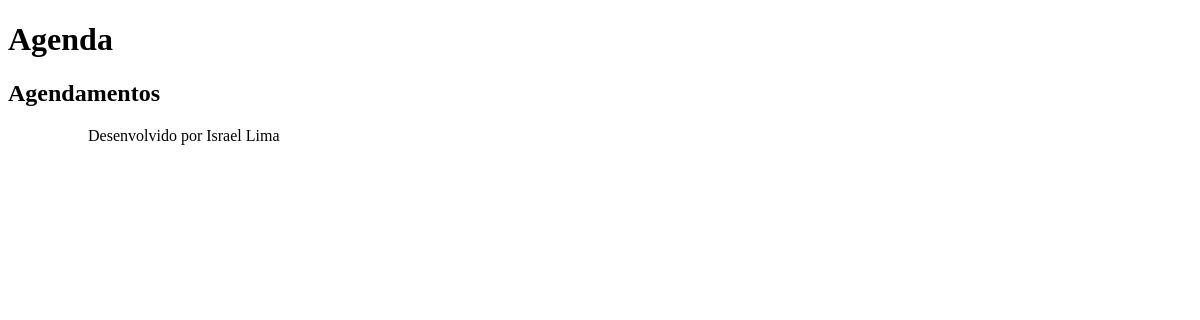
/agenda/, run on an earlier commit of the app's database.
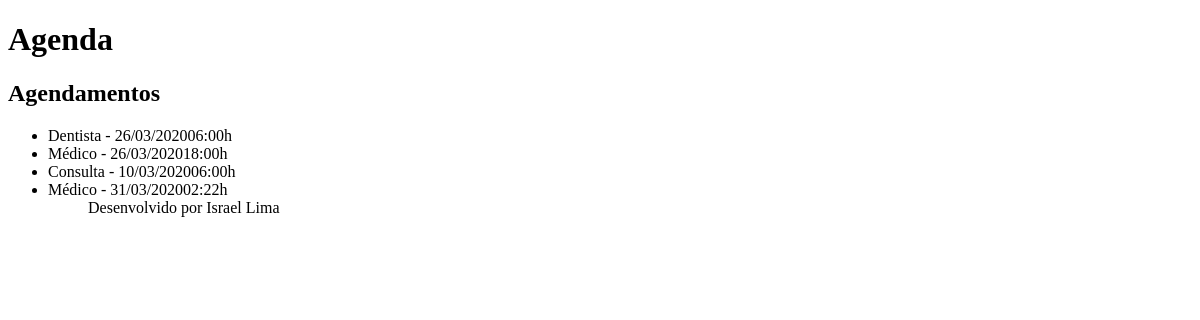
And on a later commit of the database.
### core/models.py (models this page shows, shortened)
class Evento(models.Model):
    titulo = models.CharField(max_length=100)
    descricao = models.TextField(blank=True, null=True)
    data_evento = models.DateTimeField(verbose_name='Data do Evento')
    data_criacao = models.DateTimeField(auto_now=True, verbose_name='Data de Criação')
    usuario = models.ForeignKey(User, on_delete=models.CASCADE)
    class Meta:
        db_table = 'evento'
    def get_data_evento(self):
        return self.data_evento.strftime('%d/%m/%Y'  '%H:%Mh')

### core/views.py (the view)
# urls.py: path('agenda/', views.lista_eventos),
def lista_eventos(request):
    evento = Evento.objects.all()
    dados = {'eventos': evento}
    return render(request, 'agenda.html', dados)

### templates/agenda.html
{% extends "model-page.html" %}
{% block content %}
 <h2>Agendamentos</h2>
    <ul>
        {% for evento in eventos %}
            <li>{{ evento.titulo }} - {{ evento.get_data_evento }}</li>
        {% endfor %}
    <ul/>
{% endblock %}

### templates/model-page.html
<!DOCTYPE html>
<html lang="en">
<head>
    {% include "model-header.html" %}
</head>
<body>
    {% block content %} {% endblock %}
    {% include "model-footer.html" %}
</body>
</html>

### templates/model-header.html (shortened to what this page needs)
    <h1>Agenda</h1>

### templates/model-footer.html
<span>Desenvolvido por Israel Lima</span>

What changed in the data, as far as the page shows it:
added Evento: titulo "Dentista", get_data_evento "26/03/202006:00h"
added Evento: titulo "Médico", get_data_evento "26/03/202018:00h"
added Evento: titulo "Consulta", get_data_evento "10/03/202006:00h"
added Evento: titulo "Médico", get_data_evento "31/03/202002:22h"
